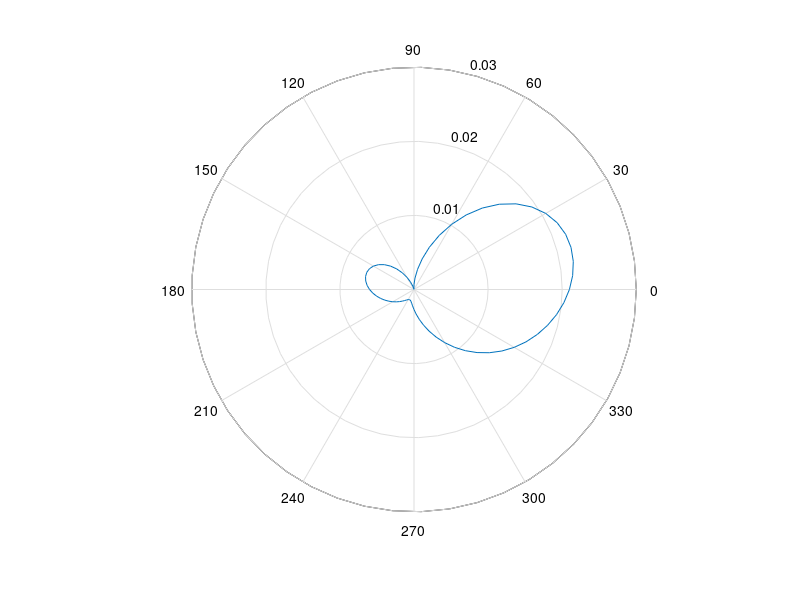

The MATLAB source for this figure:
CHANNEL = 7;
TAPS = 67;
alpha = [270 210 150 90 30 -30 0];
fl = fopen("filter.dat", "rb");
j = fread(fl, TAPS*CHANNEL, 'float32');
fclose(fl);
val=[];
for i = 0:CHANNEL-1
    val = [val j(i*TAPS+1:(i+1)*TAPS)];
end;
val = val';
j = ones(1, CHANNEL);
h0 = j*val;

Fs = 16000;
cs = 34000;
radius = 4.25;

freq = 100:100:8000;
freq = 500;
w = 2*pi*(freq / Fs);

plane = [];
for theta = 0:5:360
    output = w*0;
    pz = exp(i*(0:-1:(1-TAPS))'*w);
    for ch=1:CHANNEL-1
        dz = Fs*radius/cs*cos((theta - alpha(ch))*pi/180.0);
        hi = val(ch,:);
        dl = exp(-i*dz*w);
        hm = dl.*(hi*pz);
        output = output + hm;
    end;
    hi = val(CHANNEL,:);
    hm = hi*pz;
    output = output + hm;
    plane = [plane abs(output)];
end;

%plot(plane);
polar((0:5:360)*pi/180.0, plane/360);
